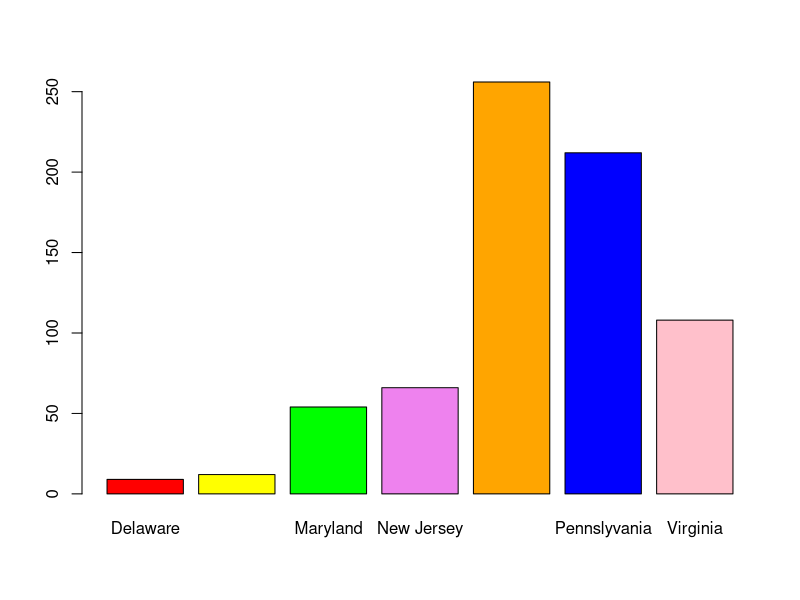
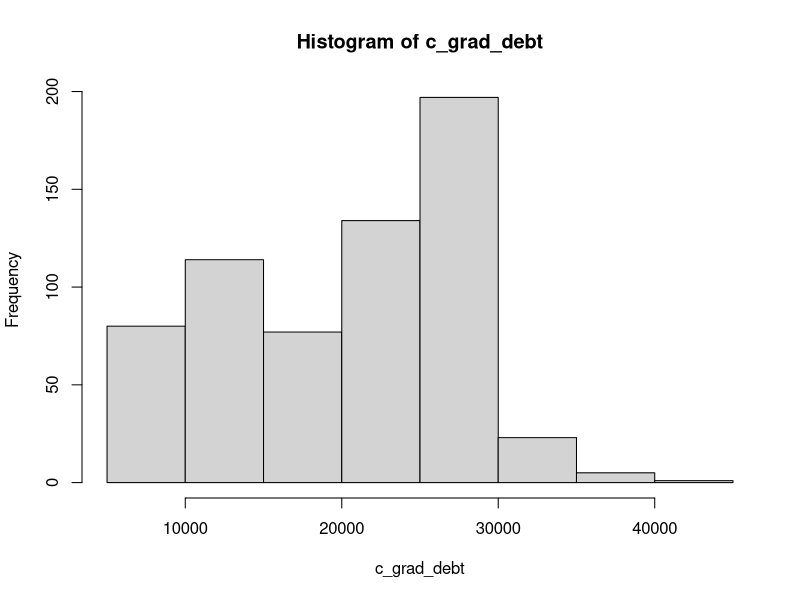
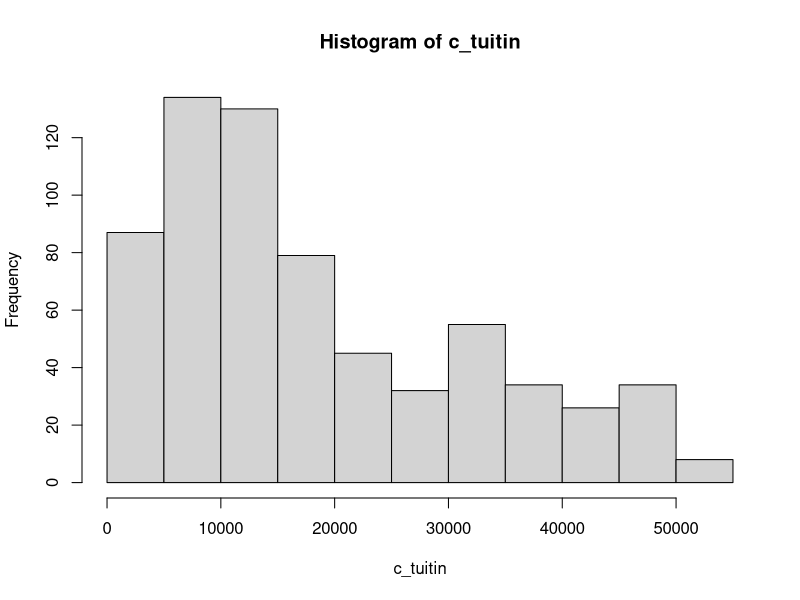
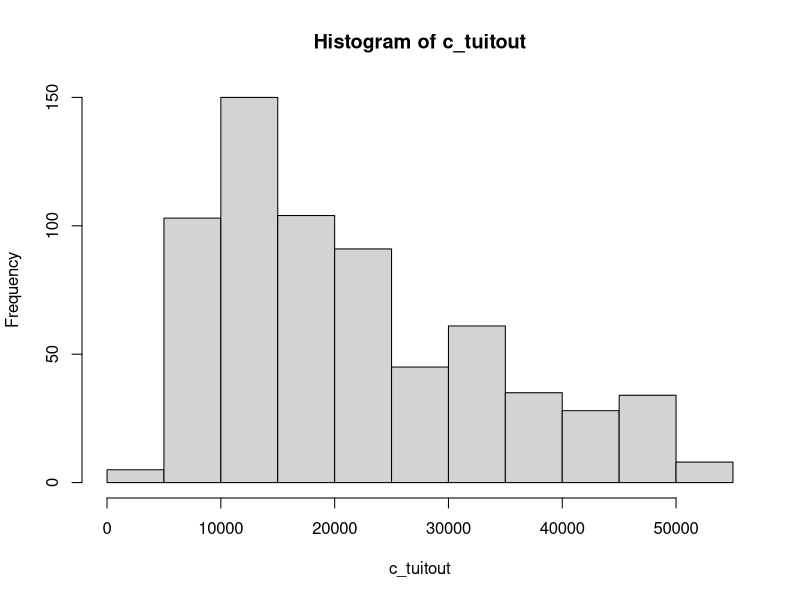
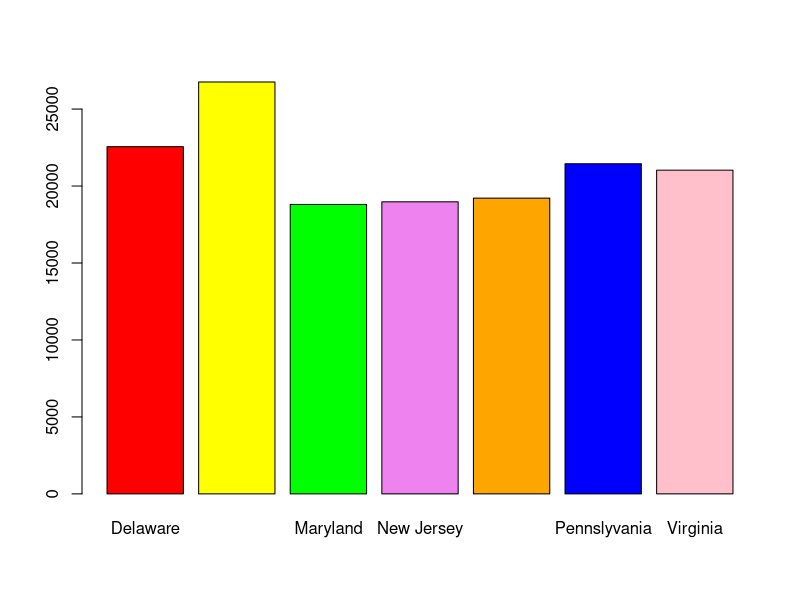
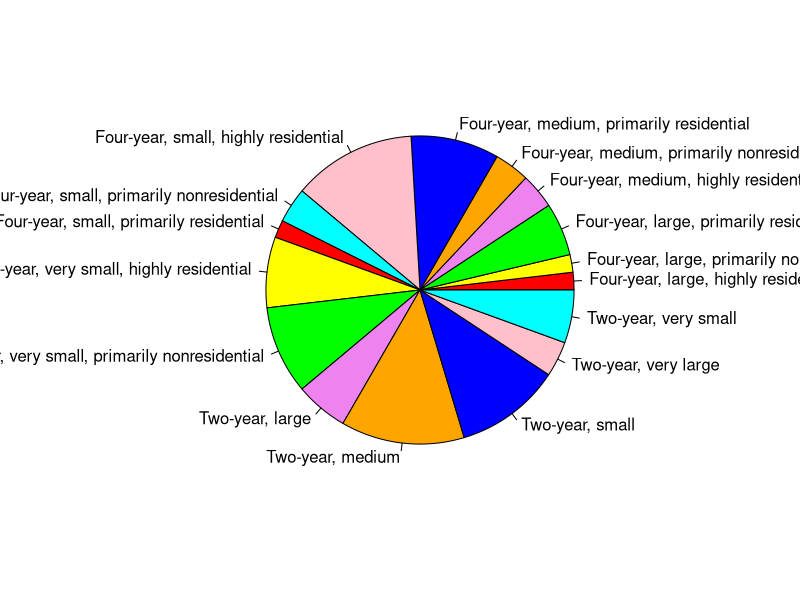
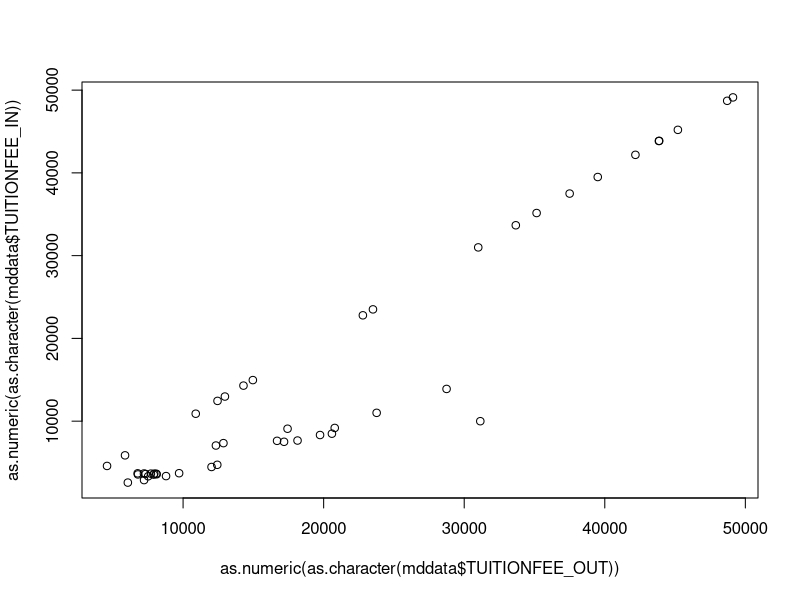
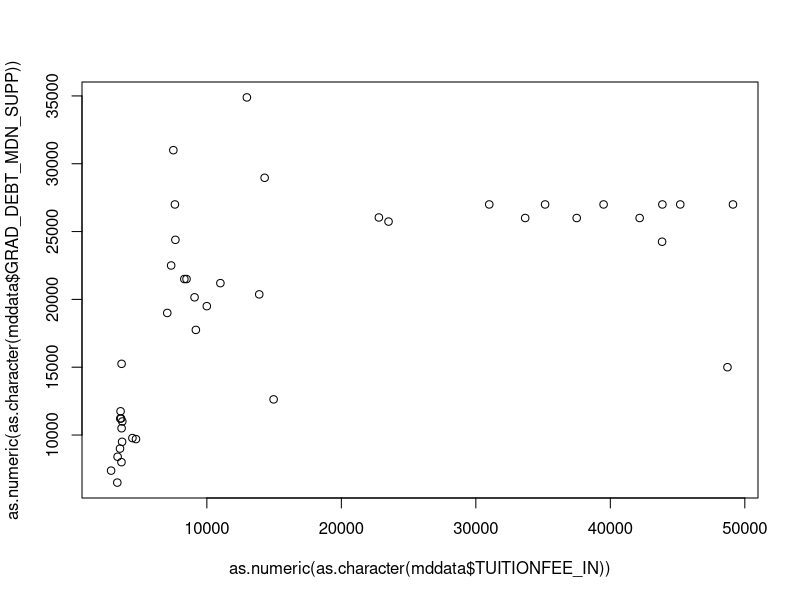

These charts were generated, in order, by the following R code: (Note: this script raises an error after producing the figures.)
# Use getwd() to find the R working directory
# Copy College_ScoreCard_Raw_Date_v5.csv into the working directory
# Read and view the College Scorecard raw data of colleges within Mid East Region and Virginia
CollegeScoreCard<-read.csv("College_ScoreCard_Raw_Data_v5.csv",header = TRUE)
View(CollegeScoreCard)

# Create and view a Super Score Data subset that includes the State(ST_FIPS_DESC), 
# Locale(LOCALE_DESC), Control type(CONT_DESC), Carnegie Sizing and setting(CCSIZE_DESC),
# 2-year chort default rate(CDR2), 3-year cohort defaut rate(CDR3),
# mean earnings of students working and not enrolled(MN_EARN_WNE_P10),
# median debt of graduates(GRAD_DEBT_MDN_SUPP), in-state tuition(TUITIONFEE_IN),
# out-of-state tuition(TUITIONFEE_OUT)
SuperScoreData<-CollegeScoreCard[c(15,19,13,25,138,139,151,159,101,102)]
View(SuperScoreData)

# Create a vector with just the colleges with the States
state = SuperScoreData$ST_FIPS_DESC

# Find the frequency distribution of the colleges by States
state.freq = table(state)

# Display the results in column format
cbind(state.freq)

# Select a color palette
colors = c("red","yellow","green","violet","orange","blue","pink","cyan")

# Create a bar chart of the frequency distribution of the colleges by States
barplot(state.freq, col=colors)

# Replace median grad debt with NA for character strings that cannot be converted into numeric values
c_grad_debt<-as.numeric(as.character(SuperScoreData$GRAD_DEBT_MDN_SUPP))

# Range of median debt of students who have graduated from collges within the States
range(c_grad_debt,na.rm=TRUE)

# Mean of the median debt of students who have graduated from colleges within the States
mean(c_grad_debt,na.rm=TRUE)

# Standard deviation of the median debt of students who have graduated from colleges within the States
sd(c_grad_debt,na.rm=TRUE)

# Histogram of median debt of students who have graduated from colleges within the States
hist(c_grad_debt)

# Replace In-State Tuition with NA for character strings that cannot be converted into numeric values
c_tuitin<-as.numeric(as.character(SuperScoreData$TUITIONFEE_IN))

# Range of in-state tuition and fees of full-time, first-timme students of collges within the States
range(c_tuitin,na.rm=TRUE)

# Mean of in-state tuition and fees of full-time, first-time students of collges within the States
mean(c_tuitin,na.rm=TRUE)

# Standard deviation of in-state tuition and fees of full-time, first-time students of collges within the States
sd(c_tuitin,na.rm=TRUE)

# Histogram of in-state tuition and fees of full-time, first-time students of collges within the States
hist(c_tuitin)

# Replace Out-of-State Tuition with NA for character strings that cannot be converted into numeric values
c_tuitout<-as.numeric(as.character(SuperScoreData$TUITIONFEE_OUT))

# Range of out-of-state tuition and fees of full-time, first-timme students of collges within the States
range(c_tuitout,na.rm=TRUE)

# Mean of out-of-state tuition and fees of full-time, first-time students of collges within the States
mean(c_tuitout,na.rm=TRUE)

# Standard deviation of out-of-state tuition and fees of full-time, first-time students of collges within the States
sd(c_tuitout,na.rm=TRUE)

# Histogram of out-of-state tuition and fees of full-time, first-time students of collges within the States
hist(c_tuitout)

# Mean of median debt of graduates by State
tapply(as.numeric(as.character(SuperScoreData$GRAD_DEBT_MDN_SUPP)), SuperScoreData$ST_FIPS_DESC, mean, na.rm=TRUE)

# Barplot the mean of the median debt of graduates by State
barplot(tapply(as.numeric(as.character(SuperScoreData$GRAD_DEBT_MDN_SUPP)), SuperScoreData$ST_FIPS_DESC, mean, na.rm=TRUE),col=colors)

# Create a child data set for Maryland
mdstate = state == "Maryland"
mddata = SuperScoreData[mdstate,]
View(mddata)

# Create a vector with just college sizes in Mayland
mdccsize = mddata$CCSIZE_DESC

# Frequency distribution of the college sizes in Maryland
mdccsize.freq = table(mdccsize)

# Display the results in column format
cbind(mdccsize.freq)

# Create a pie chart of the college sizes in Maryland
pie(mdccsize.freq, col=colors)

# Plot In-state Tuition against Out-Of-State Tuition in Maryland
plot(as.numeric(as.character(mddata$TUITIONFEE_OUT)), as.numeric(as.character(mddata$TUITIONFEE_IN)))

# Plot in-state tuition against median debt of students who graduate in Maryland
plot(as.numeric(as.character(mddata$TUITIONFEE_IN)), as.numeric(as.character(mddata$GRAD_DEBT_MDN_SUPP)))

# plot in-state tuition against mean earning of students who graduate in Maryland
plot(as.numeric(as.character(mddata$TUITIONFEE_IN)), as.numeric(as.character(mddata$MN_EARN_WNE_P10)))


# (RET_FT_COMBINE, which is a combination of RET_FT4, RET_FTL4) First-time, full-time student retention rate 
RET_FT_COMBINE <- as.numeric((as.character(df$RET_FT_COMBINE)))

mean(RET_FT_COMBINE, na.rm=TRUE)
sd(RET_FT_COMBINE, na.rm=TRUE)

hist(RET_FT_COMBINE, na.rm=TRUE)


# (C150_COMBINE , which is a combination of C150_4, C150_L4) Completion rate for first-time, full-time students 
C150_COMBINE <- as.numeric((as.character(df$C150_COMBINE)))

mean(C150_COMBINE, na.rm=TRUE)
sd(C150_COMBINE, na.rm=TRUE)

hist(C150_COMBINE, na.rm=TRUE)


# (PFTFAC) Proportion of faculty that is full-time 
PFTFAC <- as.numeric((as.character(df$PFTFAC)))

mean(PFTFAC, na.rm=TRUE)
sd(PFTFAC, na.rm=TRUE)

hist(PFTFAC, na.rm=TRUE)
